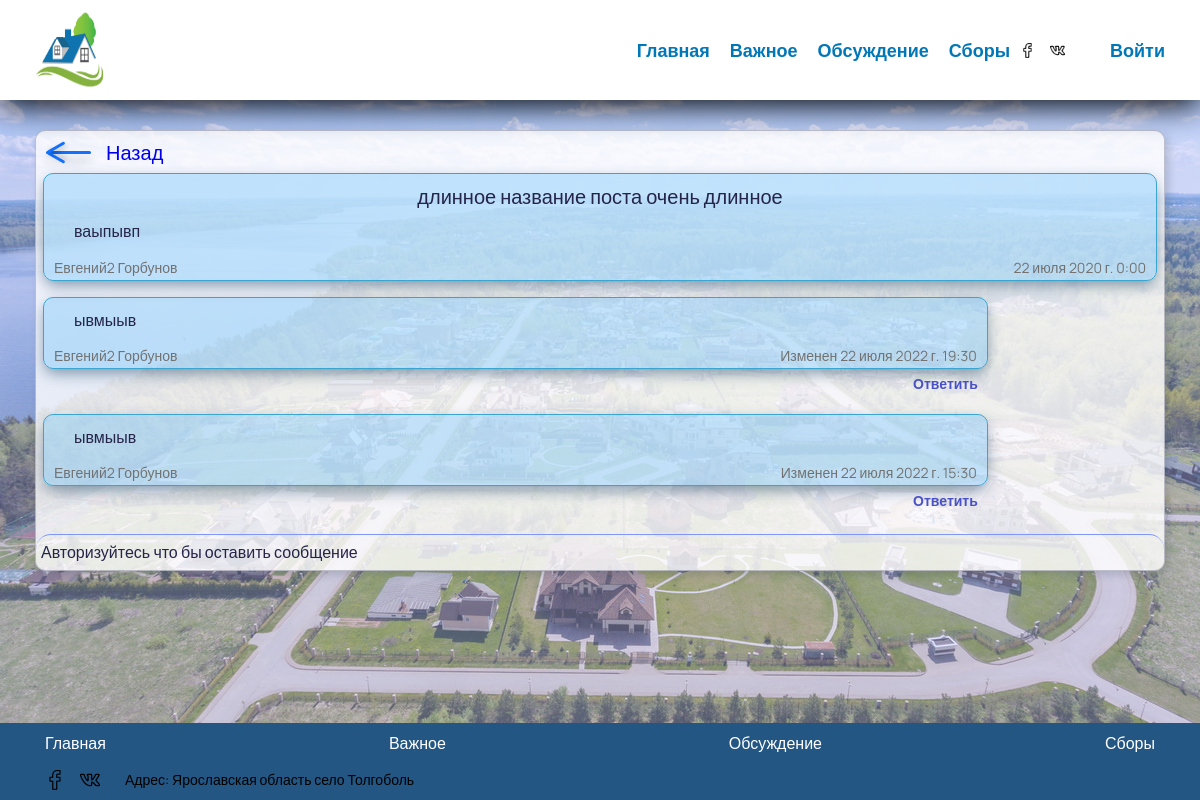
The app's page /forum/2/2/, older data.
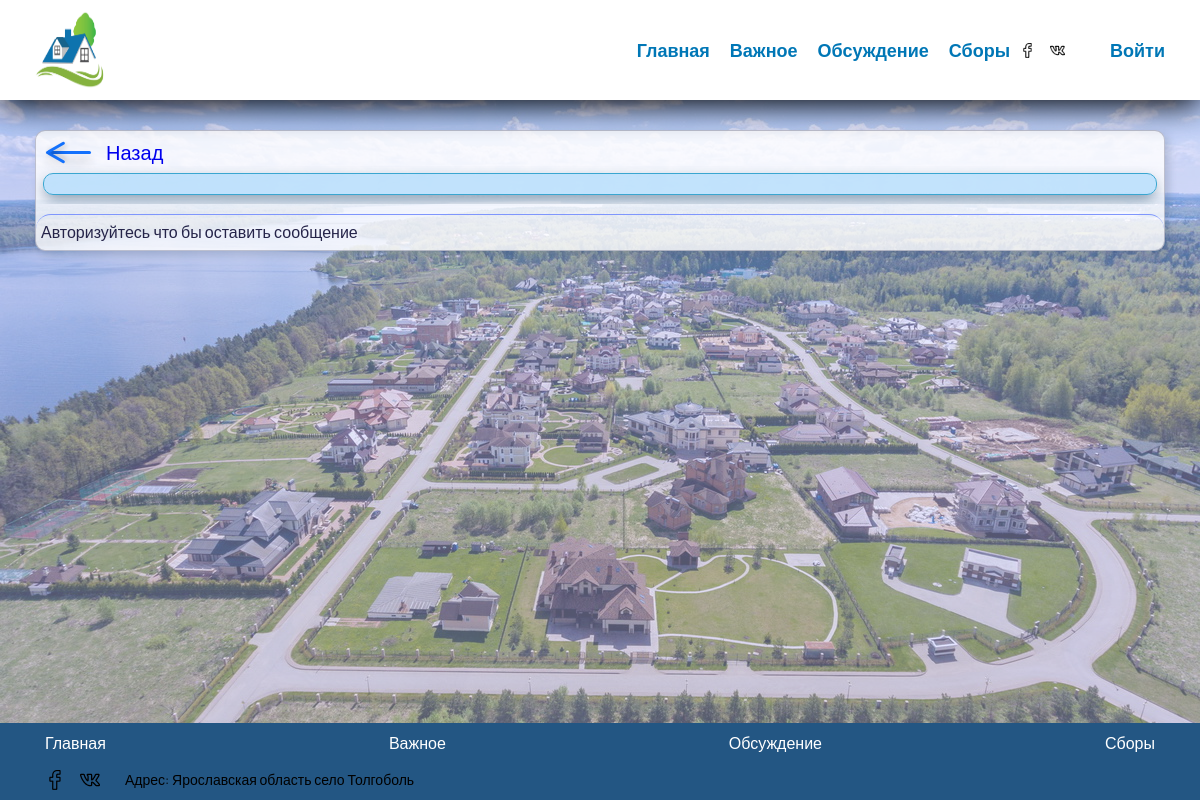
The same page, newer data.
### Forum/models.py (models this page shows, shortened)
class Post( models.Model ):
    section = models.ForeignKey( Section, on_delete = models.SET_NULL, null=True )
    title = models.CharField( _('Заголовок'), max_length=100, blank=False, unique=False )
    text = models.CharField( _('Текст Новости'), max_length=90000, blank=True, unique=False )
    author = models.ForeignKey( User, on_delete = models.SET_NULL, null=True )
    date = models.DateTimeField( _('Дата создания'), default=timezone.now )
    update_date = models.DateTimeField( _('Дата обновления'), default=timezone.now )
    is_delet =  models.BooleanField( _('Удалена ли запись'), blank=False, default=False )
    is_news =  models.BooleanField( _('Является ли новостью'), blank=False, default=False )
    class Meta:
        verbose_name = 'Пост'
        verbose_name_plural = 'Посты'
        ordering = ['date']
    def get_messages( self ):
        buf = self.message_set.filter( is_delet=False )
        buf1 = buf.order_by('date')
        return buf1

class Message( models.Model ):
    post = models.ForeignKey( Post, on_delete = models.CASCADE, blank=False )
    author = models.ForeignKey( User, on_delete = models.SET_NULL, null=True )
    text = models.CharField( _('Текст сообщения'), max_length=90000, blank=True, unique=False )
    date = models.DateTimeField( _('Дата создания'), default=timezone.now )
    update_date = models.DateTimeField( _('Дата обновления'), default=timezone.now )
    is_delet =  models.BooleanField( _('Удалена ли запись'), blank=False, default=False )
    related_message = models.IntegerField( _('Id связанного сообщения'), blank=True, null=True, default=None )
    class Meta:
        verbose_name = 'Сообщение'
        verbose_name_plural = 'Сообщения'
        ordering = ['update_date']
    def get_related_message( self ):
        if self.related_message:
            sms = Message.objects.get( id=self.related_message )
            return {'post': sms.post, 'author': sms.author,'text': sms.text,'date': sms.update_date, 'id': sms.id}
        return None

### AuthService/models.py (models this page shows, shortened)
class User( AbstractUser ):
    user_id = models.UUIDField( default=uuid.uuid4, editable=False, unique=True )
    username_validator = validators.UnicodeUsernameValidator()
    password = models.CharField( _('Пароль'), max_length=128 )
    username = models.CharField(
        _('Логин'),
        blank=False,
        max_length=150,
        unique=True,
        help_text=_('Требования. не менее 6 символов. Только буквы, цифры и символы @/./+/-/_ '),
        validators=[username_validator],
        error_messages={
            'unique': _("Пользователь с таким логином уже существует."),
        },
    )
    adres =  models.ForeignKey( Adres, on_delete = models.CASCADE, blank=False )
    first_name = models.CharField( _('Имя'), max_length=150, blank=False )
    last_name = models.CharField( _('Фамилия'), max_length=150, blank=True )
    patronymic = models.CharField( _('Отчество'), max_length=150, blank=True )
    telephon = models.CharField( max_length=12, blank=True )
    email = models.EmailField( _('Email адрес'), blank=True, null=True )
    male = models.CharField( _('Пол'), max_length=150, blank=False )
    birthday = models.DateField( _('День рождения'), blank=True, null=True )
    is_starosta = models.BooleanField( _('Является ли старостой'), default=False )
    is_active = models.BooleanField(
        _('Подтвержден'),
        default=True,
        help_text=_(
            'Поле говорит о том аккаунт подтвержден'
            'Снимите этот флаг вместо удаления аккаунта'
        ),
    )
    token = models.CharField( max_length=120, blank=True, default=secrets.token_urlsafe, editable=False, )
    def __init__( self, *args, **kwargs ):
        super().__init__( *args, **kwargs )
    def __str__(self) -> str:
        return '{} {}'.format( self.first_name, self.last_name )

### Forum/views.py (the view)
# urls.py: path( '<int:section_id>/<int:post_id>/', ForumPost.as_view(), name='post'),
class ForumPost( DataMixin, TemplateView ):
    template_name = 'Forum/forum_post.html'
    title = _("Поселок Толгоболь \ Форум")
    @logger
    def get_context_data( self, *, object_list=None, **kwargs ):
        post_id = kwargs['post_id']
        c_super = super().get_context_data(**kwargs)
        c_def = self.get_user_context()
        c_def[ 'title' ] = self.title
        c_def[ 'post' ] = self.get_post_context( post_id )
        c_def[ 'post_id' ] = post_id
        c_def.update( c_super )
        return c_def
    def get_post_context( self, post_id ):
        result = {}
        try:
            post = Post.objects.get(id=post_id)
            result['title'] = post.title
            result['text'] = post.text
            result['author'] = post.author
            result['date'] = post.date
            if self.request.user.is_authenticated:
                if self.request.user.id == post.author.id:
                    result['self'] = True
            post_files = []
            for f in post.postfile_set.all():
                post_files.append( {'name': f.file_name(), 'url': f.path.url, 'is_img': f.is_image()} )
            result['files'] = post_files
        except:
            return result
        messages = []
        for sms in post.get_messages():
            item = {}
            item['id'] = sms.id
            item['text'] = sms.text
            item['author'] = sms.author
            item['author_id'] = sms.author_id
            item['related_message'] = sms.get_related_message()
            files = []
            for f in sms.messagefile_set.all():
                files.append( {'name': f.file_name(), 'url': f.path.url, 'is_img': f.is_image()} )
            item['files'] = files
            if sms.update_date == sms.date:
                item['date'] = sms.date
            else:
                item['update_date'] = sms.update_date
            if self.request.user.is_authenticated:
                if self.request.user.id == sms.author.id:
                    item['self'] = True
            messages.append( item )
        result['messages'] = messages
        return result

### MainService/logger.py (called while the page is built)
def logger( func, *args, **kwargs ):
    def wrap( *args, **kwargs ):
        Logger().Log( logging.INFO, func.__name__, '[pd][start]', args, kwargs)
        stack = traceback.extract_stack()
        res = func( *args, **kwargs )
        Logger().Log( logging.INFO, func.__name__, '[pd][finish]', res)
        return res
    return wrap

    def __new__( cls ):
        if not hasattr( cls, 'instance'):
            cls.instance = super( Logger, cls ).__new__( cls )
        return cls.instance

    def Log( self, log_level, *args, **kwargs ):
        print(log_level, 'log_level')
        msg = self._get_msg( *args )
        logging.log( log_level, msg, **kwargs )

    @staticmethod
    def _get_msg( *arg ):
        msg = ''
        for i in arg:
            msg += str(i) + ' '
        return msg

### Forum/templates/Forum/forum_post.html (shortened to what the changed rows need)
{% extends 'Forum/forum_base.html' %}
{% load static %}
{% block forum_css %}
<link rel="stylesheet" href="{% static "css/forum_post.css"  %}">
<link rel="stylesheet" href="{% static "css/upload.css"  %}">
<link rel="stylesheet" href="{% static "css/modal.css"  %}">
{% endblock %}
{% block forum_content %}
<div class="message_area">
  <div class="post_wrapper" id="post_wrapper" name="{{ post_id }}">
    <div class="post post_none">
      <h1 class="post_title">{{ post.title }}</h1>
      <p class="post_text">{{ post.text }}</p>
      <div class="post_meta">
        <div class="post_author">{{ post.author }}</div>
        <div class="post_data">{{ post.date }}</div>
      </div>
    </div>
    <div class="post_options">
    </div>
  </div>
  {% if post.messages %}
    {% for sms in post.messages %}
      {% if sms.self %}
        <div class="post_wrapper post_wrapper_self">
          <div class="post post_self" id="{{ sms.id }}">
            {% if sms.related_message %}
            <div class="perent_wrapper" id="{{ sms.related_message.id }}">
              <div class="parent_text">
                {{ sms.related_message.text }}
              </div>
              <div class="parent_meta">
                <div class="post_author">{{ sms.related_message.author }}</div>
                <div class="post_data">{{ sms.related_message.date }}</div>
              </div>
            </div>
            {% endif %}
            <p class="post_text">{{ sms.text }}</p>
            <div class="post_files">
              {% for i in sms.files%}
              {% if i.is_img %}
              <a  src="{{ i.url }}" class="post_file" name="img_btn">{{ i.name|truncatechars:14 }}</a>
              {% else %}
              <a href="{{ i.url }}" class="post_file">{{ i.name|truncatechars:14 }}</a>
              {% endif %}
              {% endfor %}
            </div>
            <div class="post_meta" id='post_meta_self'>
              <div class="post_author" name='{{ sms.author_id }}'>{{ sms.author }}</div>
              {% if sms.date %}
              <div class="post_data">{{ sms.date }}</div>
              {% else %}
              <div class="post_data">Изменен {{ sms.update_date }}</div>
              {% endif %}
            </div>
          </div>
          <div class="post_options post_options_self">
            <div>
              <a class="btn_message btn_message_update">Редактировать</a>
            </div>
            <div>
              <a class="btn_message btn_message_delet">Удалить</a>
            </div>
          </div>
        </div>
      {% else %}
        <div class="post_wrapper post_wrapper_none">
          <div class="post post_none" id="{{ sms.id }}">
            <p class="post_text">{{ sms.text }}</p>
            <div class="post_meta" id='post_meta_self'>
              <div class="post_author" name='{{ sms.author_id }}'>{{ sms.author }}</div>
              {% if sms.date %}
              <div class="post_data">{{ sms.date }}</div>
              {% else %}
              <div class="post_data">Изменен {{ sms.update_date }}</div>
              {% endif %}
            </div>
          </div>
          <div class="post_options post_options_none">
            <a class="btn_message btn_message_answer" id="" name="{{ sms.id }}">Ответить</a>
          </div>
        </div>
      {% endif %}
    {% endfor %}
  {% endif %}
</div>
{% endblock %}

Row changes from the older to the newer data that the page shows:
removed Post: title "длинное название поста очень длинное", text "ваыпывп", date "22 июля 2020 г. 0:00"
removed User: author "Евгений2 Горбунов", text "ывмыыв", update_date "22 июля 2022 г. 19:30", update_date "22 июля 2022 г. 15:30"
